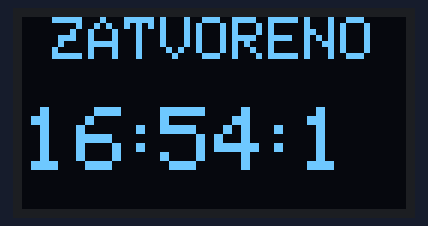
Bench run of a sketch on a simulated Arduino Uno, built with avr-gcc and run on an emulated ATmega328P. On the bench: 128×64 one-colour display.

Above: at 1.1 s.
At 5.1 s:
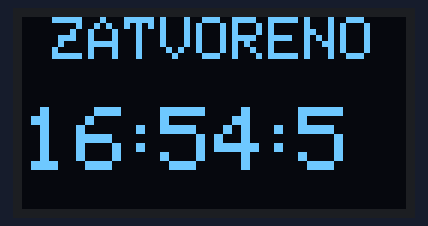
At 10.1 s:
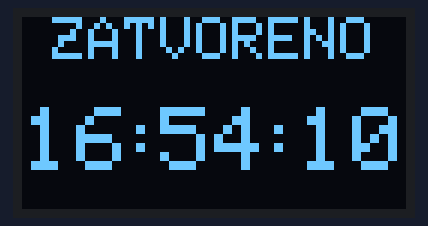
At 19.1 s:
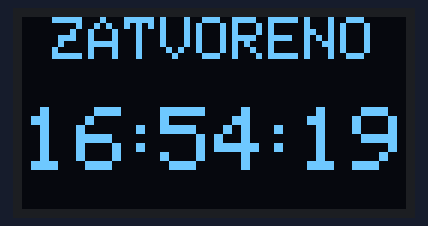
At 28.1 s:
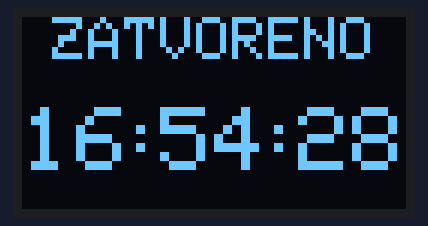
At 38.1 s:
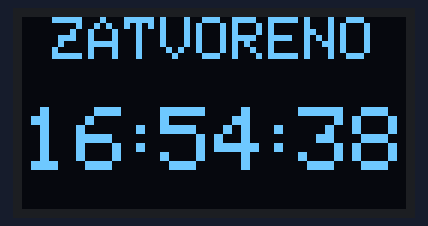

Measured:
- what the display in image 0 shows lasts 1.0 s, from 1.0 s to 2.0 s

The sketch:

OLED_2.ino
```cpp
#include <Wire.h>
#include <Adafruit_GFX.h>
#include <Adafruit_SSD1306.h>

#define SCREEN_WIDTH 128
#define SCREEN_HEIGHT 64
#define OLED_ADDR 0x3C

Adafruit_SSD1306 display(SCREEN_WIDTH, SCREEN_HEIGHT, &Wire, -1);

int sati = 16;
int minute = 54;
int sekunde = 0;

unsigned long previousMillis = 0;

void setup() {
  Serial.begin(115200);

  if(!display.begin(SSD1306_SWITCHCAPVCC, OLED_ADDR)) {
    Serial.println(F("SSD1306 inicijalizacija neuspješna"));
    for(;;);
  }

  display.clearDisplay();
  display.setTextColor(SSD1306_WHITE);
}

void loop() {
  unsigned long currentMillis = millis();

  if(currentMillis - previousMillis >= 1000) {
    previousMillis = currentMillis;

    sekunde++;
    if(sekunde >= 60) {
      sekunde = 0;
      minute++;
      if(minute >= 60) {
        minute = 0;
        sati++;
        if(sati >= 24) {
          sati = 0;
        }
      }
    }

    display.clearDisplay();


    display.setTextSize(2);

    char tekst[] = "ZATVORENO";
    display.setCursor(10, 0);
    display.println(tekst);


    display.setTextSize(3);

    display.setCursor(0, 30);
    display.print(sati);
    display.setCursor(32, 30);
    display.print(":");
    display.setCursor(46, 30);
    display.print(minute);
    display.setCursor(78, 30);
    display.print(":");
    display.setCursor(92, 30);
    display.print(sekunde);

    display.display();
  }
}
```
